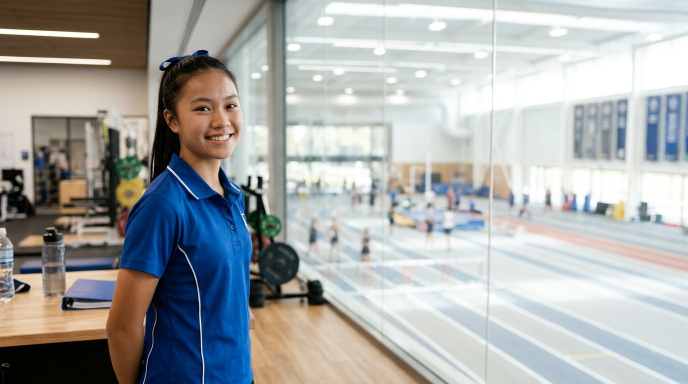
#> input picture keyframes/V4_B5_Nhom1_TocDo_VanToc/s1.png, 1376 x 768 px, found by its file name (shown at 1/2 size)
$ python finalize_b5_keyframes.py
#> lines starting #> are read from the running program, lines starting #| are printed output that depends on the picture
import os
from PIL import Image, ImageFilter, ImageEnhance, ImageDraw

v4_dir = r"C:\Users\vuasu\.gemini\antigravity\scratch\AIvid\keyframes\V4_B5_Nhom1_TocDo_VanToc"
v5_dir = r"C:\Users\vuasu\.gemini\antigravity\scratch\AIvid\keyframes\V5_B5_Nhom1_TongHop_VanToc"

w, h = 1376, 768

# Load base keyframes
v4_s1 = Image.open(os.path.join(v4_dir, "s1.png")).convert("RGB")
#> v4_s1 is the input picture: PIL image 1376x768 RGB; mean R, G, B 166.4, 168.9, 168.4
v5_s1 = Image.open(os.path.join(v5_dir, "s1.png")).convert("RGB")
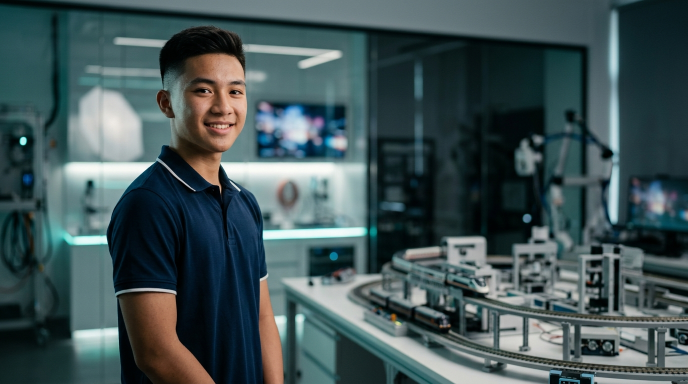
#> input picture keyframes/V5_B5_Nhom1_TongHop_VanToc/s1.png, 1376 x 768 px, found by its file name (shown at 1/2 size)
#> v5_s1 is the input picture: PIL image 1376x768 RGB; mean R, G, B 65.5, 83.9, 86.1

print("Generating V4_s6 (Tú Châu Medium Close-Up with confident warm smile)...")
# For V4_s6:
# Focus closer on Tú Châu (left 35%), keeping her high ponytail, sports polo, and warm smile
# Crop from v4_s1 with push-in framing to create an engaging medium close-up
# Keep right 65% clean for the quiz_popup HUD
crop_box_v4 = (0, 0, int(w * 0.88), int(h * 0.88))
v4_s6 = v4_s1.crop(crop_box_v4).resize((w, h), Image.Resampling.LANCZOS)
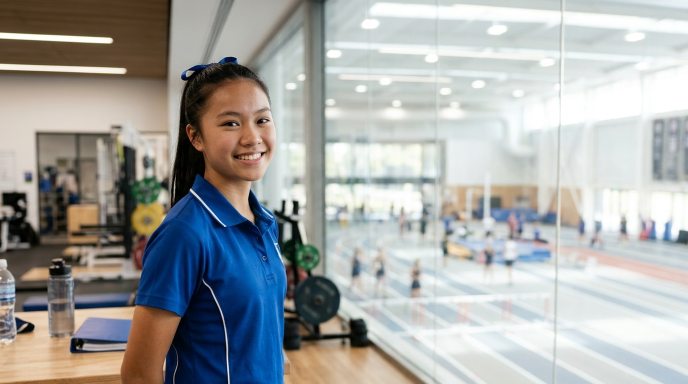
#> v4_s6: PIL image 1376x768 RGB (shown at 1/2 size); mean R, G, B 164.9, 166.7, 165.4
v4_s6 = ImageEnhance.Sharpness(v4_s6).enhance(1.04)
v4_s6 = ImageEnhance.Contrast(v4_s6).enhance(1.02)
v4_s6.save(os.path.join(v4_dir, "s6.png"))
print("Saved V4 s6.png")

print("Generating V5_s5 (Minh Dũng Presenter Wrap-up & Appreciation)...")
# For V5_s5:
# Minh Dũng standing proudly in the transportation lab, warm lighting
crop_box_v5 = (15, 10, int(w * 0.92), int(h * 0.92))
v5_s5 = v5_s1.crop(crop_box_v5).resize((w, h), Image.Resampling.LANCZOS)
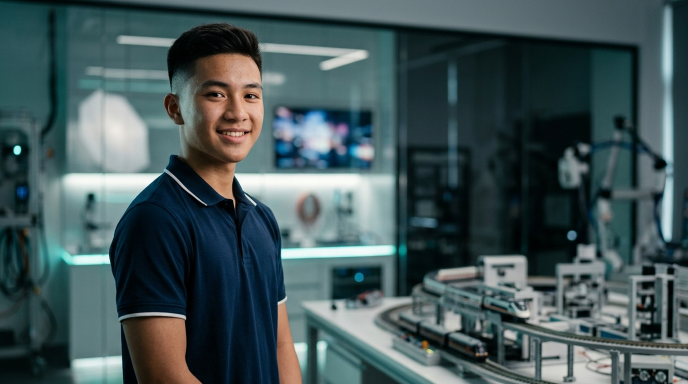
#> v5_s5: PIL image 1376x768 RGB (shown at 1/2 size); mean R, G, B 67.2, 86.1, 88.4
v5_s5 = ImageEnhance.Brightness(v5_s5).enhance(1.03)
v5_s5 = ImageEnhance.Contrast(v5_s5).enhance(1.02)
v5_s5.save(os.path.join(v5_dir, "s5.png"))
print("Saved V5 s5.png")

print("All 11 keyframes generated.")
